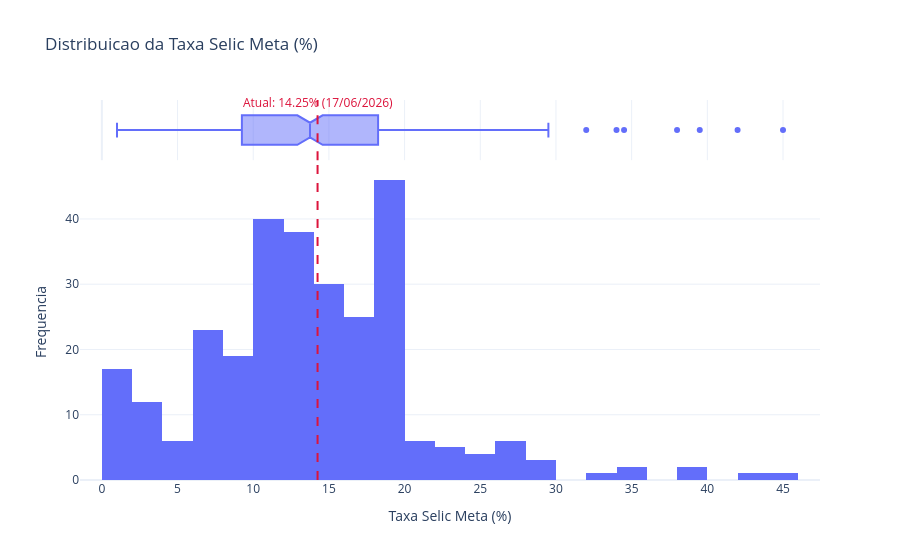

Notebook code cell kept with this figure:
### Code cell
# Distribuicao da Taxa Selic Meta (%) com destaque para o valor atual
df_dist = df.copy()
df_dist["Data da Reunião"] = pd.to_datetime(df_dist["Data da Reunião"], errors="coerce")
df_dist["Taxa Selic Meta (%)"] = pd.to_numeric(df_dist["Taxa Selic Meta (%)"], errors="coerce")
df_dist = df_dist.dropna(subset=["Data da Reunião", "Taxa Selic Meta (%)"])

# Valor atual = ultima observacao disponivel no tempo
current_idx = df_dist["Data da Reunião"].idxmax()
current_value = float(df_dist.loc[current_idx, "Taxa Selic Meta (%)"])
current_date = df_dist.loc[current_idx, "Data da Reunião"]

fig_dist = px.histogram(
    df_dist,
    x="Taxa Selic Meta (%)",
    nbins=30,
    marginal="box",
    title="Distribuicao da Taxa Selic Meta (%)",
    template="plotly_white",
)

# Marca o ponto atual na distribuicao
fig_dist.add_vline(
    x=current_value,
    line_width=2,
    line_dash="dash",
    line_color="crimson",
)

fig_dist.add_annotation(
    x=current_value,
    y=1.02,
    yref="paper",
    showarrow=False,
    text=f"Atual: {current_value:.2f}% ({current_date.strftime('%d/%m/%Y')})",
    font=dict(color="crimson"),
)

fig_dist.update_layout(
    xaxis_title="Taxa Selic Meta (%)",
    yaxis_title="Frequencia",
)

fig_dist.show()

### Figure 1 — Plotly figure (JSON) as saved in the notebook; plotly's stock layout.template omitted (floating-point values rounded to 4 significant figures; data arrays with more than 128 entries replaced by an {"elided": "..."} marker saying what was removed)
{"data": [{"bingroup": "x", "hovertemplate": "Taxa Selic Meta (%)=%{x}<br>count=%{y}<extra></extra>", "legendgroup": "", "marker": {"color": "#636efa", "pattern": {"shape": ""}}, "name": "", "nbinsx": 30, "orientation": "v", "showlegend": false, "type": "histogram", "x": {"elided": "287 float values"}, "xaxis": "x", "yaxis": "y"}, {"hovertemplate": "Taxa Selic Meta (%)=%{x}<extra></extra>", "legendgroup": "", "marker": {"color": "#636efa"}, "name": "", "notched": true, "showlegend": false, "type": "box", "x": {"elided": "287 float values"}, "xaxis": "x2", "yaxis": "y2"}], "layout": {"annotations": [{"font": {"color": "crimson"}, "showarrow": false, "text": "Atual: 14.25% (17/06/2026)", "x": 14.25, "y": 1.02, "yref": "paper"}], "barmode": "relative", "legend": {"tracegroupgap": 0}, "shapes": [{"line": {"color": "crimson", "dash": "dash", "width": 2}, "type": "line", "x0": 14.25, "x1": 14.25, "xref": "x", "y0": 0, "y1": 1, "yref": "y domain"}, {"line": {"color": "crimson", "dash": "dash", "width": 2}, "type": "line", "x0": 14.25, "x1": 14.25, "xref": "x2", "y0": 0, "y1": 1, "yref": "y2 domain"}], "title": {"text": "Distribuicao da Taxa Selic Meta (%)"}, "xaxis": {"anchor": "y", "domain": [0, 1], "title": {"text": "Taxa Selic Meta (%)"}}, "xaxis2": {"anchor": "y2", "domain": [0, 1], "matches": "x", "showgrid": true, "showticklabels": false}, "yaxis": {"anchor": "x", "domain": [0, 0.8316], "title": {"text": "Frequencia"}}, "yaxis2": {"anchor": "x2", "domain": [0.8416, 1], "matches": "y2", "showgrid": false, "showline": false, "showticklabels": false, "ticks": ""}}}
